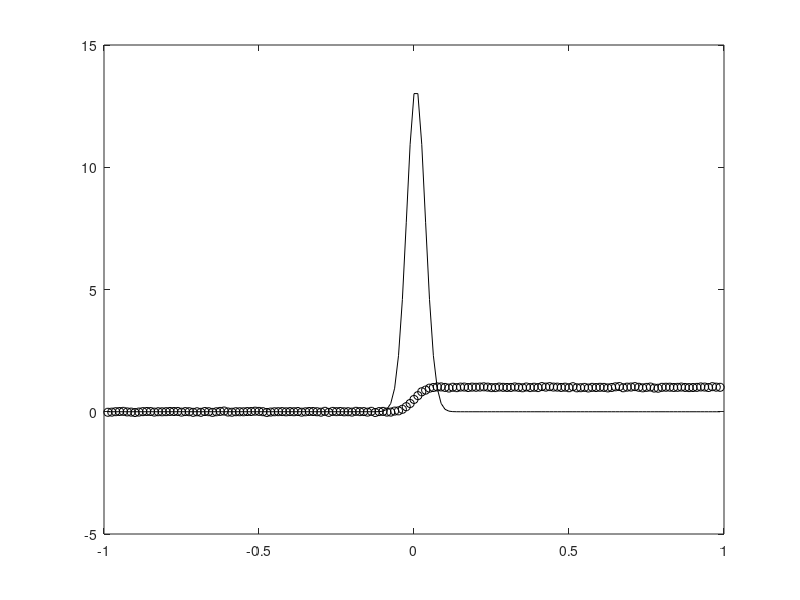
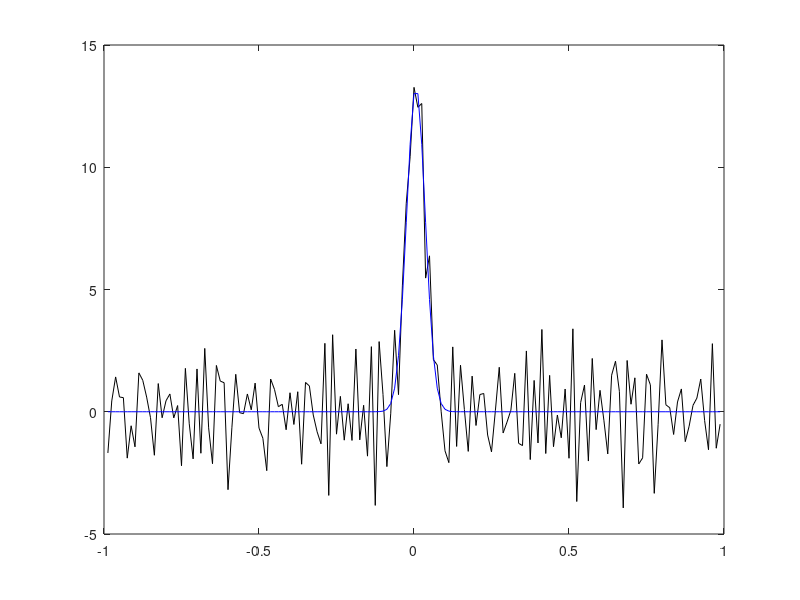

The MATLAB source for these figures, in order: (Note: this script raises an error after producing the figures.)
%  
%  1d image deblurring with independent increment IGMRF prior: 
%  spatially dependent weights are computed iteratively using 
%  Algorithm 4.1; regularization parameter is computed using GCV. 
%  Then the resulting Gaussian posterior density function is sampled 
%  using the Cholesky factorization of the matrix. 
%
%  Once the samples are computed, the sample mean is used as an estimator 
%  of the unknown image and empirical quantiles are used to compute 95%
%  credibility intervals for every unknown. 
% 
%  written by John Bardsley 2016.
%
%  This m-file was used to generate a plot in Chapter 5 of the book.
clear all, close all
path(path,'../Functions');
n = 80; % No. of grid points 
h = 1/n;
t = [h/2:h:1-h/2]';
sig = .03; % Kernel width sigma
kernel = (1/sqrt(2*pi)/sig) * exp(-(t-h/2).^2/2/sig^2);
A = toeplitz(kernel)*h;


% Next, set up true solution x_true and data b = A*x_true + error.
x_true = 50*(.75*(.1<t&t<.25) + .25*(.3<t&t<.32) + (.5<t&t<1).*sin(2*pi*t).^4);
x_true = x_true/norm(x_true);
Ax = A*x_true;
err_lev = 2; % Percent error in data
sigma = err_lev/100 * norm(Ax) / sqrt(n);
eta =  sigma * randn(n,1);
b = Ax + eta;
figure(1),
plot(t,x_true,'k',t,b,'ko')


%% Kernel Reconstruction
% Now, we generate the data b = A*x_true + error.
n1      = 80; %%%input(' No. of grid points = ');
h1      = 1/n1;
t       = [-1 + h1:h1:1-h1]';
N1      = 2*n1-1;
A1      = tril(ones(N1,N1))*h1;
kernel = (1/sqrt(2*pi)/sig) * exp(-(t-h1/2).^2/2/sig^2);


A1x      = A1*kernel;
err_lev1 = 2; % Percent error in data;
sigma1   = err_lev1/100 * norm(A1x) / sqrt(N1);
eta1     =  sigma1 * randn(N1,1);
b1       = A1x + eta1;
figure(1), 
  plot(t,kernel,'k',t,b1,'ko')

%  Finally, compute the least squares solution as well as the norm of the
%  perturbations of x and b.
figure(2),
  plot(t,A1\b1,'k',t,kernel,'b')

%% Continuing the Code


% First derivative matrix D for the increments with Neumann BC
D      = spdiags([-ones(n,1) ones(n,1)],[0 1],n-1,n);

% Edge-preserving reconstruction algorithm as defined in Algorithm 4.1.
niters = 10; % number of iterations of Algorithm 4.1
for i=1:niters
    % Compute the weight matrix.
    if i==1, G = speye(n-1,n-1);
    else,    G = diag(1./sqrt((D*xalpha).^2+.001)); end
    % Define the prior precision.
    L = D'*G*D;
    % Compute GCV choice of alpha.
    RegFun = @(a) norm(A*((A'*A+(10^a)*L)\(A'*b))-b)^2/(n-trace(A*((A'*A+(10^a)*L)\A')))^2;
    alpha  = 10^fminbnd(RegFun,-16,0);
    % Compute the Tikhonov regularized solution.
    xalpha = (A'*A+alpha*L)\(A'*b);
    fprintf('iteration = %d\n',i)
end



% Sample from the posterior with prior precision outputed by Algorithm 4.1
% First, estimate lambda and delta and compute xMAP.
lambda  = 1/var(b-A*xalpha);
delta   = alpha*lambda;
R       = chol(lambda*A'*A + delta*L);
xMAP    = R\(R'\(lambda*A'*b));
% Next, sample from the posterior p(x|b,\lambda,delta)
nsamps  = 1000;
xsamp   = repmat(xMAP,1,nsamps) + R\randn(n,nsamps);
% Finally, compute the mean and 95% credibility intervals and plot.
xmean   = mean(xsamp,2);
xquants = plims(xsamp',[0.025,0.975])';
figure(2)
plot(t,x_true,'b-',t,xquants(:,1),'k--',t,xquants(:,2),'k--',t,xmean,'k-')